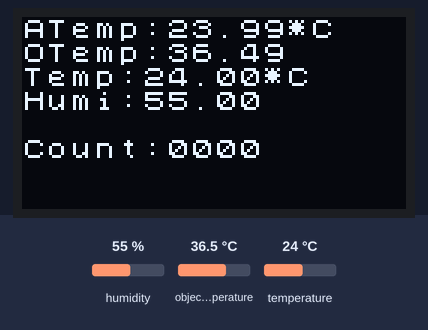
Bench run of a sketch on a simulated ESP32. Parts: 128×64 one-colour display. The inputs (shaded band) are chosen by the test bench; at power-on: humidity 55 %, object temperature 36.5 °C, temperature 24 °C. No radio packets arrive unless stated; what the sketch prints to the serial monitor is not drawn.

Above: at 4.3 s.
At 24.3 s:
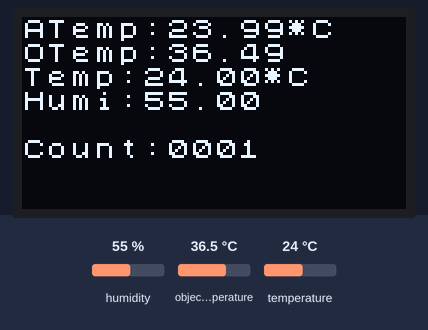

Measured:
- what the display in image 0 shows lasts 20.1 s, from 4.2 s to 24.3 s
- what the display in image 1 shows lasts 10.9 s, from 24.3 s to 35.2 s

The sketch:

esp32.HT.LoRa.task.queue.OLED.LoRa.sender.181124.ino
```cpp
#include <SPI.h>
#include <LoRa.h>
#include <Adafruit_MLX90614.h>
#include "SHT21.h"


#define SCK     5    // GPIO5  -- SX127x's SCK
#define MISO    19   // GPIO19 -- SX127x's MISO
#define MOSI    27   // GPIO27 -- SX127x's MOSI
#define SS      18   // GPIO18 -- SX127x's CS
#define RST     14   // GPIO14 -- SX127x's RESET
#define DI0     26   // GPIO26 -- SX127x's IRQ(Interrupt Request)

SHT21 SHT21;

Adafruit_MLX90614 mlx = Adafruit_MLX90614();

#include <U8x8lib.h>  // bibliothèque à charger a partir de
// the OLED used
U8X8_SSD1306_128X64_NONAME_SW_I2C u8x8(15, 4, 16); // data, clock,

QueueHandle_t oledqueue,LoRaqueue;
int queueSize=4;

long freq=868E6;
int sf=8, sb=125E3;
int devID=5;

union tspack
  {
    uint8_t frame[40];  // short data frame
    struct packet
      {
        uint8_t head[4];  // head[3] is length for sensors or text, text takes 1 on MSbit
        uint16_t num;
        uint16_t tout;
        union {
              float sensor[8];
              char text[32];
              } tsdata;
      } pack;
  } sdf,sbf,rdf,rbf;  // data frame and beacon frame


void taskLoRa( void * parameter)
{
  const TickType_t xDelay = 20000 / portTICK_PERIOD_MS; // portTICK_PERIOD is 1 ms
  float sensors[4];
  int sdcount=0;

  while(true)
  {
  xQueueReceive(LoRaqueue,(float *)sensors,60000);
   sdf.pack.head[0]= 0xff;  // destination term - broadcast
   sdf.pack.head[1]= devID; // source term 3
   sdf.pack.head[2]= 0xf0;  // field mask - filed1,field2, field3
   sdf.pack.head[3]= 0x10;  // data size 16 bytes
   sdf.pack.num= (uint16_t) sdcount;
   sdf.pack.tout= (uint16_t) 0; // timeout 0 - here dev of rssi

   sdf.pack.tsdata.sensor[0]=sensors[0];
   sdf.pack.tsdata.sensor[1]=sensors[1];
   sdf.pack.tsdata.sensor[2]=sensors[2];
   sdf.pack.tsdata.sensor[3]=sensors[3];
  sdcount++;
  LoRa.beginPacket();
  LoRa.write(sdf.frame,40);
  LoRa.endPacket();
  Serial.println("LoRa packet sent");
  }

}

void taskOLED( void * parameter)
{
  const TickType_t xDelay = 10000 / portTICK_PERIOD_MS; // portTICK_PERIOD is 1 ms
  //float temp,humi;
  float sensors[4];
  char dbuff[32]; int count=0;
  // Get temperature event and print its value.
  while(true)
  {
  xQueueReceive(oledqueue,(float *)sensors,10000);
  u8x8.clear();
  sprintf(dbuff,"ATemp:%2.2f*C",sensors[0]);
  u8x8.drawString(0,0,dbuff);
  sprintf(dbuff,"OTemp:%2.2f",sensors[1]);
  u8x8.drawString(0,1,dbuff);
  sprintf(dbuff,"Temp:%2.2f*C",sensors[2]);
  u8x8.drawString(0,2,dbuff);
  sprintf(dbuff,"Humi:%2.2f",sensors[3]);
  u8x8.drawString(0,3,dbuff);
  sprintf(dbuff,"Count:%4.4d",count); count++;
  u8x8.drawString(0,5,dbuff);
  vTaskDelay(xDelay);
  }
}


void setup() {
  char dbuff[32];
  Serial.begin(9600);
  SPI.begin(SCK,MISO,MOSI,SS);
  LoRa.setPins(SS,RST,DI0);
  if (!LoRa.begin(freq)) {
    Serial.println("Starting LoRa failed!");
    u8x8.drawString(0, 1, "Starting LoRa failed!");
    while (1);
  }
  LoRa.setSpreadingFactor(sf);
  LoRa.setSignalBandwidth(sb);
  LoRa.setCodingRate4(8);
  LoRa.enableCrc();

  Wire.begin(21,22);   // initialize I2C bus - SDA, SCL
  delay(100);
  mlx.begin();
  delay(100);
  SHT21.begin();

  u8x8.begin();  // initialize OLED
  u8x8.setFont(u8x8_font_chroma48medium8_r);
  delay(3000);
oledqueue = xQueueCreate(queueSize,4*sizeof(float));
LoRaqueue = xQueueCreate(queueSize,4*sizeof(float));

    xTaskCreate(
                    taskOLED,          /* Task function. */
                    "taskOLED",        /* String with name of task. */
                    10000,            /* Stack size in words. */
                    NULL,             /* Parameter passed as input of the task */
                    1,                /* Priority of the task. */
                    NULL);

    xTaskCreate(
                    taskLoRa,          /* Task function. */
                    "taskLoRa",        /* String with name of task. */
                    10000,            /* Stack size in words. */
                    NULL,             /* Parameter passed as input of the task */
                    2,                /* Priority of the task. */
                    NULL);
}

int count=0;

void loop() {      // task IDLE - priority 0
  float sensors[4];
  char dbuff[32];
  Serial.println("in the loop");
  xQueueReset(oledqueue);
  xQueueReset(LoRaqueue);
    sensors[0]=(float) mlx.readAmbientTempC();
    Serial.print("Ambient temp ");
    Serial.print(sensors[0]);
    Serial.println(" *C");
    delay(300);
    sensors[1]=(float)mlx.readObjectTempC();
    Serial.print("Object temp ");
    Serial.print(sensors[1]);
    Serial.println("%");
    delay(300);
    sensors[2]=(float)SHT21.getTemperature();
    Serial.print("Temp SHT21 ");
    Serial.print(sensors[2]);
    Serial.println("*C");
    delay(300);
    sensors[3]=(float)SHT21.getHumidity();
    Serial.print("Humi SHT21 ");
    Serial.print(sensors[3]);
    Serial.println("%");
    Serial.print("Count:");Serial.println(count); count++;
  xQueueSend(oledqueue,(float *)sensors,0);
  xQueueSend(LoRaqueue,(float *)sensors,0);
delay(30000);
}
```
